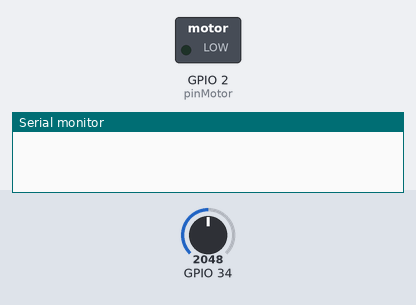
Bench run of a program on a simulated ESP32. On the bench: switched loads named in the program (green lamp = pin HIGH), the last lines printed to the serial monitor. The inputs (shaded band) are chosen by the test bench; at power-on: GPIO 34 = 2048.

Above: at 0.05 s.
At 0.6 s:
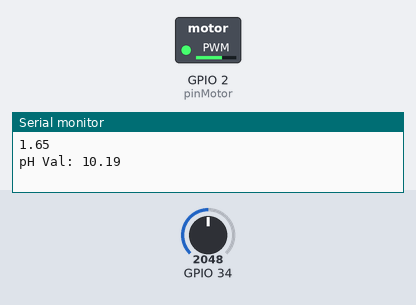
Timing chart, 0 to 11.2 s (numbered marks = the images above):
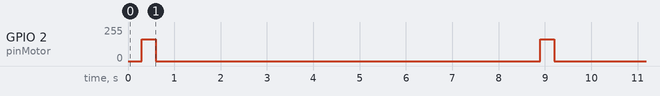

Measured:
- by itself, GPIO 2 (pinMotor): alternates 165/255 for 0.30 s and 0/255 for 8.3 s

The program:

main.cpp
```cpp
#include <Arduino.h>

float calibration_value = 21.34;
int phval = 0;
unsigned long int avgval;
int buffer_arr[10], temp;
float ph_act;

unsigned long int tiempoAnterior;
// int k; // Contador de vueltas

// Variables para el motor
int pwmValue;
int pinMotor = 2;

void setup()
{
  Serial.begin(115200);
  tiempoAnterior = millis();
}

void loop()
{
  // k = 0;

  for (int i = 0; i < 10; i++)
  {
    buffer_arr[i] = analogRead(34);

    delay(30); // ELIMINAR ESTE DELAY - REEMPLAZAR POR WHILE CON UN MILLIS
  }

  for (int i = 0; i < 9; i++)
  {
    for (int j = i + 1; j < 10; j++)
    {
      if (buffer_arr[i] > buffer_arr[j])
      {
        temp = buffer_arr[i];
        buffer_arr[i] = buffer_arr[j];
        buffer_arr[j] = temp;
      }
    }
  }
  avgval = 0;
  for (int i = 2; i < 8; i++)
    avgval += buffer_arr[i];
  float volt = (float)avgval * 3.3 / 4096 / 6; // convertir analógico a milivoltios
  Serial.println(volt);
  ph_act = -3.75 * volt + 16.375;

  Serial.print("pH Val: ");
  Serial.println(ph_act);

  // motor
  pwmValue = 165; // Este valor debe ser 0 cuando el pH es < 6.05
  analogWrite(pinMotor, pwmValue);
  delay(300);
  pwmValue = 0;
  analogWrite(pinMotor, pwmValue);
  delay(7000);

  delay(1000); // ELIMINAR ESTE DELAY
}
```
